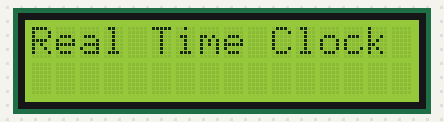
This sketch was run on a simulated ESP8266 (NodeMCU). Shown: 16×2 character LCD. WiFi joins after 1.5 s; servers stay silent unless stated; network time is answered at once with the bench clock; the local clock reads 2024-03-15 10:24:30 at power-on unless the sketch sets it; what the sketch prints to the serial monitor is not drawn.

Above: at 2.2 s.
At 5.2 s:
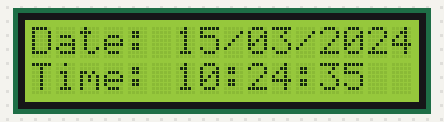
At 9.3 s:
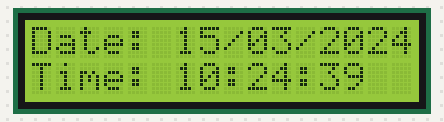
At 13.5 s:
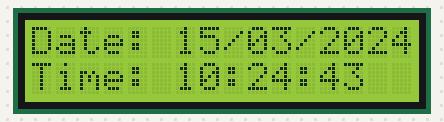
At 21.7 s:
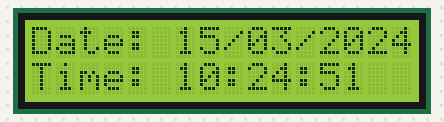
At 38.2 s:
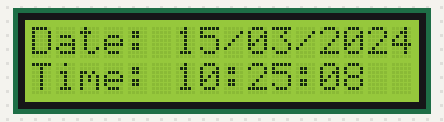

Measured:
- what the display in image 0 shows lasts 3.0 s, from 2.1 s to 5.1 s
- what the display in image 1 shows lasts 1.0 s, from 5.1 s to 6.1 s

The sketch:

RTC.ino
```cpp
#include <Wire.h>
#include <SPI.h>
#include "RTClib.h"
#include <LiquidCrystal_I2C.h>
#include <NTPClient.h>
#include <WiFiUdp.h>
#include <ESP8266WiFi.h>  // Include the ESP8266WiFi library


LiquidCrystal_I2C lcd = LiquidCrystal_I2C(0x3F, 16, 2);

RTC_DS1307 RTC;

const char *ssid = "";
const char *password = "";
const long utcOffsetInSeconds = 10800;

WiFiUDP ntpUDP;
NTPClient timeClient(ntpUDP, "3.il.pool.ntp.org",utcOffsetInSeconds);

void setup ()
{
  Serial.begin(57600);
  lcd.init();
  lcd.backlight();
  Wire.begin();
  RTC.begin();

  // Connect to Wi-Fi
  WiFi.begin(ssid, password);
  while (WiFi.status() != WL_CONNECTED) {
    delay(1000);
    Serial.println("Connecting to WiFi...");
  }

  // Initialize NTP client
  timeClient.begin();

  // Update RTC with NTP time on startup
  timeClient.update();
  unsigned long epochTime = timeClient.getEpochTime();
  RTC.adjust(DateTime(epochTime));

  Serial.print("Time and date set");

  lcd.setCursor(0, 0);
  lcd.print("Real Time Clock");
  delay(3000);
  lcd.clear();
}

void loop () {
  // Use RTC time for all subsequent loops
  DateTime now = RTC.now();


  char formattedDate[11];
  char formattedTime[11];

  sprintf(formattedTime, "%02d:%02d:%02d", now.hour(), now.minute(), now.second());
  sprintf(formattedDate, "%02d/%02d/%04d", now.day(), now.month(), now.year());

  String dateLabel = "Date: ";
  String timeLabel = "Time: ";

  lcd.setCursor(0, 0);
  lcd.print(dateLabel + formattedDate);

  lcd.setCursor(0, 1);
  lcd.print(timeLabel + formattedTime);

  delay(1000);
  lcd.clear();
}
```
